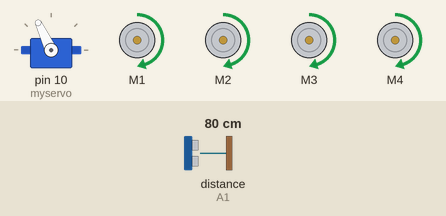
Bench run of a sketch on a simulated Arduino Uno, built with avr-gcc and run on an emulated ATmega328P. Shown: servo, 4 × DC motor (green arrow = forward, orange = backward, longer = faster). The test bench sets the inputs (shaded band); at power-on: distance to the obstacle (sensor on A1) 80 cm. The echo pulse lasts 58.3 µs per cm.

Above: at 2.8 s.
2.9 s: distance to the obstacle (sensor on A1) set to 17 cm
4.4 s: distance to the obstacle (sensor on A1) set to 13 cm
At 5.29 s:
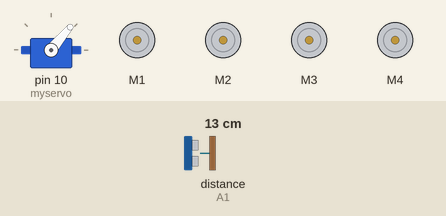
7.4 s: distance to the obstacle (sensor on A1) set to 250 cm
At 10.1 s:
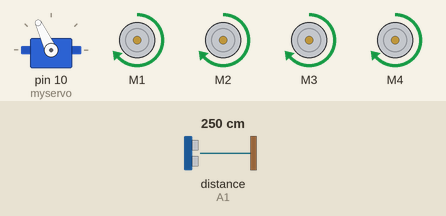
10.4 s: distance to the obstacle (sensor on A1) set to 199 cm
11.9 s: distance to the obstacle (sensor on A1) set to 192 cm
At 13.1 s:
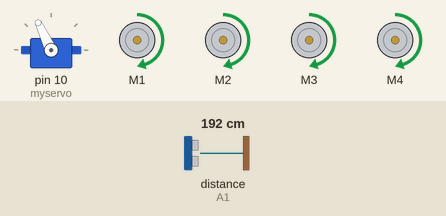
13.4 s: distance to the obstacle (sensor on A1) set to 2 cm
At 14.85 s:
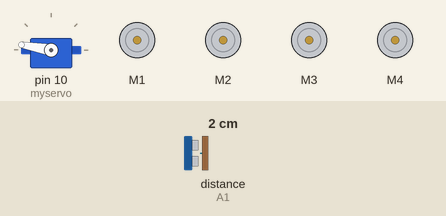
Timing chart, 0 to 17.4 s (numbered marks = the images above; inputs shaded):
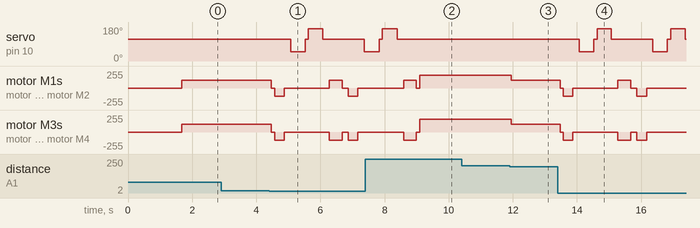

The sketch:

SmartVac.ino
```cpp
#include <AFMotor.h>
#include <NewPing.h>
#include <Servo.h>

#define TRIG_PIN A0
#define ECHO_PIN A1
#define MAX_DISTANCE 200
#define MAX_SPEED 190  // sets speed of DC motors
#define BASE_SPEED 120 // base speed for adaptive control

NewPing sonar(TRIG_PIN, ECHO_PIN, MAX_DISTANCE);

AF_DCMotor motor1(1, MOTOR12_1KHZ);
AF_DCMotor motor2(2, MOTOR12_1KHZ);
AF_DCMotor motor3(3, MOTOR34_1KHZ);
AF_DCMotor motor4(4, MOTOR34_1KHZ);
Servo myservo;

boolean goesForward = false;
int distance = 100;
int speedSet = 0;

void setup()
{
    myservo.attach(10);
    myservo.write(115);
    delay(1000);
    distance = getAverageDistance();
}

void loop()
{
    int distanceR = 0;
    int distanceL = 0;

    distance = readPing();

    if (distance <= 15)
    {
        avoidObstacle();
    }
    else
    {
        moveForward(distance);
    }
    delay(40);
}

// Helper functions
int getAverageDistance()
{
    int total = 0;
    for (int i = 0; i < 4; i++)
    {
        total += readPing();
        delay(100);
    }
    return total / 4;
}

int readPing()
{
    delay(50);
    int cm = sonar.ping_cm();
    return cm == 0 ? MAX_DISTANCE : cm;
}

// Obstacle handling functions
void avoidObstacle()
{
    moveStop();
    delay(100);
    moveBackward();
    delay(300);
    moveStop();
    delay(200);

    int distanceR = lookRight();
    int distanceL = lookLeft();
    delay(100);

    if (distanceR > distanceL)
    {
        turnRight();
    }
    else if (distanceL > distanceR)
    {
        turnLeft();
    }
    else
    {
        // if both sides are equal, make a random choice or turn right by default
        turnRight();
    }
    moveStop();
}

// Servo functions for looking around
int lookRight()
{
    myservo.write(50);
    delay(400);
    int distance = readPing();
    myservo.write(115);
    delay(100);
    return distance;
}

int lookLeft()
{
    myservo.write(170);
    delay(400);
    int distance = readPing();
    myservo.write(115);
    delay(100);
    return distance;
}

// Movement functions
void moveStop()
{
    motor1.run(RELEASE);
    motor2.run(RELEASE);
    motor3.run(RELEASE);
    motor4.run(RELEASE);
}

void moveForward(int distance)
{
    int speedAdjust = BASE_SPEED + (MAX_SPEED - BASE_SPEED) * (distance / MAX_DISTANCE);
    speedAdjust = min(speedAdjust, MAX_SPEED); // ensure speed doesn’t exceed MAX_SPEED

    if (!goesForward)
    {
        goesForward = true;
        motor1.run(FORWARD);
        motor2.run(FORWARD);
        motor3.run(FORWARD);
        motor4.run(FORWARD);
    }

    setMotorSpeeds(speedAdjust);
}

void moveBackward()
{
    goesForward = false;
    motor1.run(BACKWARD);
    motor2.run(BACKWARD);
    motor3.run(BACKWARD);
    motor4.run(BACKWARD);
    setMotorSpeeds(BASE_SPEED);
}

void turnRight()
{
    motor1.run(FORWARD);
    motor2.run(FORWARD);
    motor3.run(BACKWARD);
    motor4.run(BACKWARD);
    delay(400);
}

void turnLeft()
{
    motor1.run(BACKWARD);
    motor2.run(BACKWARD);
    motor3.run(FORWARD);
    motor4.run(FORWARD);
    delay(400);
}

void setMotorSpeeds(int speed)
{
    motor1.setSpeed(speed);
    motor2.setSpeed(speed);
    motor3.setSpeed(speed);
    motor4.setSpeed(speed);
}
```

Measured:
- the behaviour switches between 16 and 15 cm on distance to the obstacle (sensor on A1) (found by bisection; images 0 and 1)
- the behaviour switches between 196 and 195 cm on distance to the obstacle (sensor on A1) (found by bisection; images 2 and 3)
- after the input at 2.9 s, every drawn part: stays the same
- after the input at 4.4 s, servo on pin 10 (myservo): 115° → 50° after 0.67 s, → 115° 0.45 s later, → 170° 0.10 s later, → 115° 0.45 s later, … (5 changes in this stretch); motor M1: forward 120/255 → stopped after 0.07 s, → backward 120/255 0.10 s later, → stopped 0.30 s later, → forward 120/255 1.4 s later, … (7 changes in this stretch)
- after the input at 7.4 s, servo on pin 10 (myservo): goes on until 8.4 s, then stays 115°
- after the input at 10.4 s, every drawn part: stays the same
- after the input at 11.9 s, motor M1–4: forward 190/255 → forward 120/255 after 0.06 s
- after the input at 13.4 s, servo on pin 10 (myservo): 115° → 50° after 0.68 s, → 115° 0.45 s later, → 170° 0.10 s later, → 115° 0.45 s later, … (8 changes in this stretch); motor M1: forward 120/255 → stopped after 0.07 s, → backward 120/255 0.10 s later, → stopped 0.30 s later, → forward 120/255 1.4 s later, … (7 changes in this stretch)
